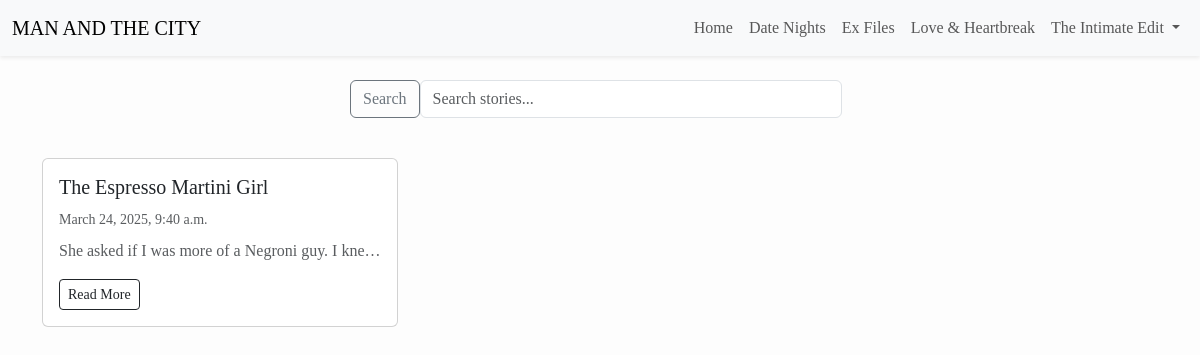
Page /date-nights/ on the earlier database version.
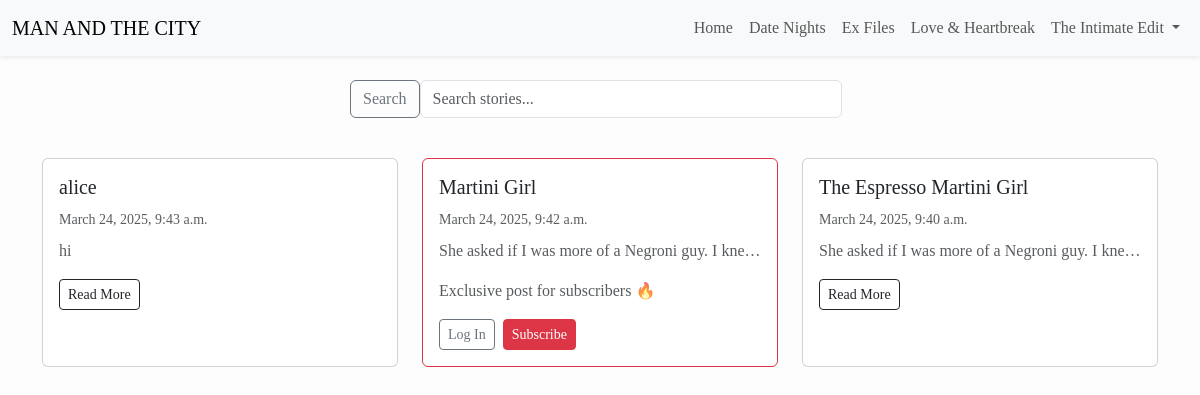
Same page on the later database version.
### posts/models.py (models this page shows, shortened)
class Post(models.Model):
    CATEGORY_CHOICES = [
        ('date', 'Date Night'),
        ('ex', 'Ex Files'),
        ('fun', 'Love & Laughs'),
        ('intimate', 'The Intimate Edit'),
    ]
    title = models.CharField(max_length=200)
    slug = models.SlugField(unique=True)
    date = models.DateTimeField(default=timezone.now)
    category = models.CharField(max_length=20, choices=CATEGORY_CHOICES)
    intro = models.TextField(blank=True)
    content = models.TextField()
    is_premium = models.BooleanField(default=False)
    image = models.ImageField(upload_to='post_images/', blank=True, null=True)
    chemistry_rating = models.IntegerField(default=0)
    banter_rating = models.IntegerField(default=0)
    looks_rating = models.IntegerField(default=0)
    vibe_rating = models.IntegerField(default=0)

### core/views.py (the view)
# urls.py: path('date-nights/', views.date_nights, name='date_nights'),
def date_nights(request):
    posts = Post.objects.filter(category='date').order_by('-date')
    return render(request, 'core/date_nights.html', {'posts': posts})

### core/templates/core/date_nights.html (shortened to what this page needs)
{% extends 'base.html' %}
{% block content %}
<div class="row">
  {% for post in posts %}
    <div class="col-md-4 mb-4">
      <div class="card h-100 {% if post.is_premium %}border-danger{% endif %}">
        <div class="card-body">
          <h5 class="card-title">{{ post.title }}</h5>
          <small class="text-muted">{{ post.date }}</small>
          <p class="card-text mt-2 text-muted" style="overflow: hidden; display: -webkit-box; -webkit-line-clamp: 1; -webkit-box-orient: vertical;">
            {{ post.intro }}
          </p>
          {% if post.is_premium %}
            <p class="text-muted mt-2">
              Exclusive post for subscribers 🔥
            </p>
            {% if user.is_authenticated %}
              <a href="{% url 'post_detail' slug=post.slug %}" class="btn btn-danger btn-sm">Read More</a>
            {% else %}
              <div class="d-flex gap-2">
                <a href="{% url 'account_login' %}" class="btn btn-sm btn-outline-secondary">Log In</a>
                <a href="{% url 'subscribe_tease' %}" class="btn btn-sm btn-danger">Subscribe</a>
              </div>
            {% endif %}
          {% else %}
            <a href="{% url 'post_detail' slug=post.slug %}" class="btn btn-sm btn-outline-dark">Read More</a>
          {% endif %}
        </div>
      </div>
    </div>
  {% empty %}
    <p>No date night stories yet. Stay tuned!</p>
  {% endfor %}
</div>
{% endblock %}

### templates/base.html (shortened to what this page needs)
<!DOCTYPE html>
<html lang="en">
<head>
  <link href="https://cdn.jsdelivr.net/npm/bootstrap@5.3.2/dist/css/bootstrap.min.css" rel="stylesheet">
</head>
<body>
<nav class="navbar navbar-expand-lg navbar-light bg-light shadow-sm">
  <div class="container-fluid">
    <a class="navbar-brand" href="{% url 'home' %}">MAN AND THE CITY</a>
    <div class="collapse navbar-collapse" id="navbarNav">
      <ul class="navbar-nav ms-auto">
        <li class="nav-item">
          <a class="nav-link" href="{% url 'home' %}">Home</a>
        </li>
        <li class="nav-item">
          <a class="nav-link" href="{% url 'date_nights' %}">Date Nights</a>
        </li>
        <li class="nav-item">
          <a class="nav-link" href="#">Ex Files</a>
        </li>
        <li class="nav-item">
          <a class="nav-link" href="#">Love & Heartbreak</a>
        </li>
        {% if user.is_authenticated %}
          <li class="nav-item">
            <a class="nav-link" href="{% url 'intimate_edit' %}">The Intimate Edit</a>
          </li>
          <li class="nav-item">
            <a class="nav-link" href="{% url 'subscriber_exclusives' %}">Subscriber Exclusives</a>
          </li>
          <li class="nav-item">
            <a class="nav-link" href="{% url 'account_logout' %}">Logout</a>
          </li>
        {% else %}
          <li class="nav-item dropdown">
            <a class="nav-link dropdown-toggle" href="#" id="intimateDropdown" role="button" data-bs-toggle="dropdown">
              The Intimate Edit
            </a>
          </li>
        {% endif %}
      </ul>
    </div>
  </div>
</nav>
<div class="search-bar-wrapper">
  <form class="d-flex search-bar-form" method="GET" action="{% url 'search' %}">
    <button class="btn btn-outline-secondary" type="submit">Search</button>
    <input class="form-control me-2" type="search" name="q" placeholder="Search stories..." aria-label="Search">
  </form>
</div>
<div class="container py-4">
  {% block content %}{% endblock %}
</div>
</body>
</html>

### templates/base.html (style rules this page uses)
body { font-family: 'Georgia', serif; background-color: #fdfdfd; }
.nav-link { font-weight: 500; }
.search-bar-wrapper { padding: 1.5rem 0 1rem 0; }
.search-bar-form { max-width: 500px; margin: 0 auto; }

Differences in the rows shown:
now on this page (row edited): Post: title "alice", date "March 24, 2025, 9:43 a.m.", intro "hi", is_premium "Read More"
now on this page (row edited): Post: title "Martini Girl", date "March 24, 2025, 9:42 a.m.", intro "She asked if I was more of a Negroni guy. I…", is_premium "Exclusive post for subscribers 🔥"
